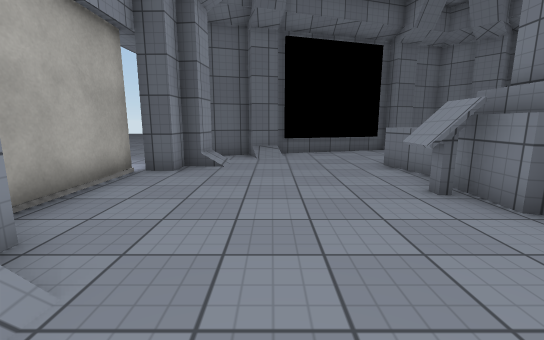
[1] (above)

16 first-person views from a walk through a scene from a Unity 3-D project. The camera is 1.3 m above the floor, tilts 10° down and sees 90° across. The floor is counted in squares, 1 m on a side. Each view is taken from the middle of a square. On the plan, view 1 faces up. The plan holds only what a view shows up to about 13 squares ahead; the rest is blank. The place goes on beyond the plan. The player is left out. Surface patterns are stand-ins for the level's own textures.

[2]
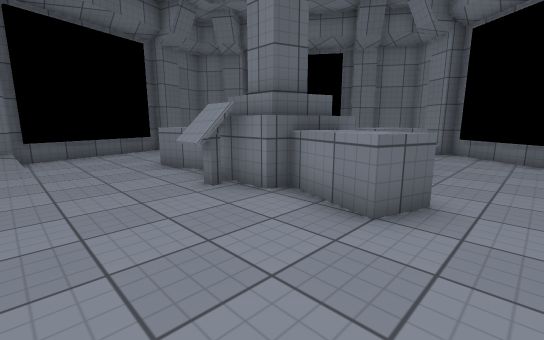

[3]
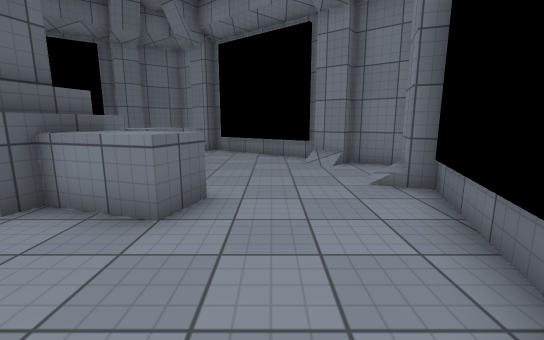

[4]
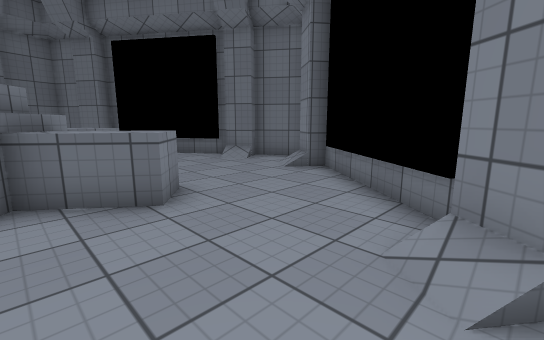

[5]
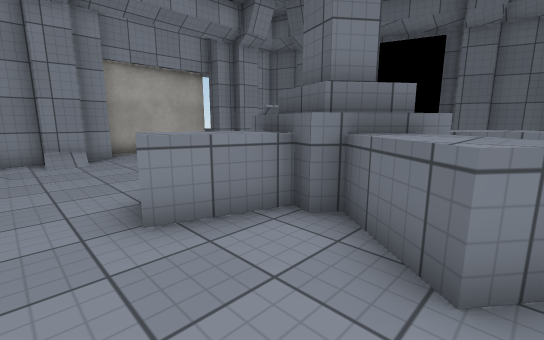

[6]
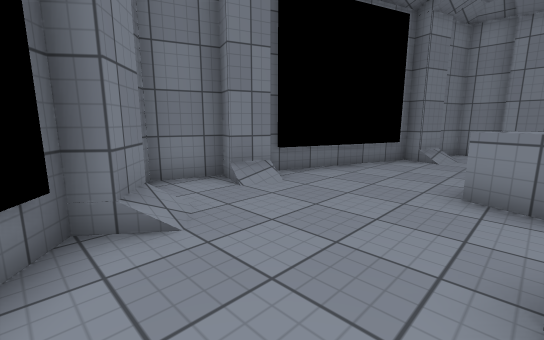

[7]
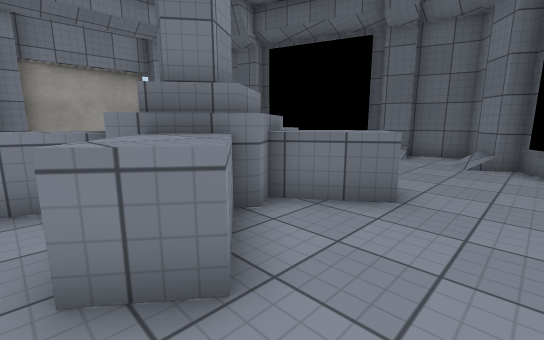

[8]
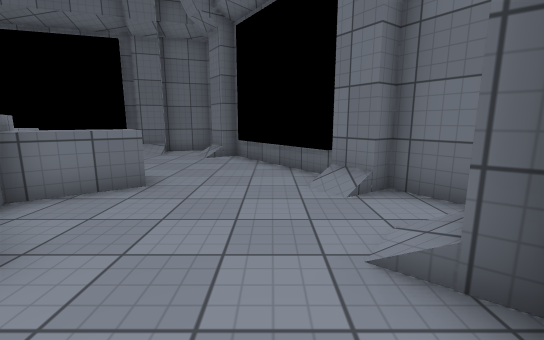

[9]
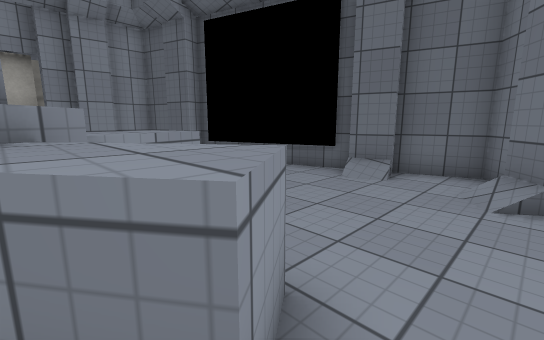

[10]
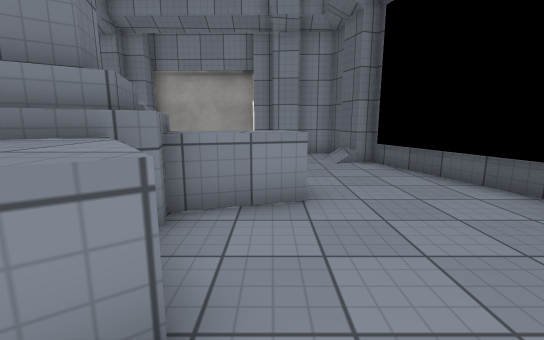

[11]
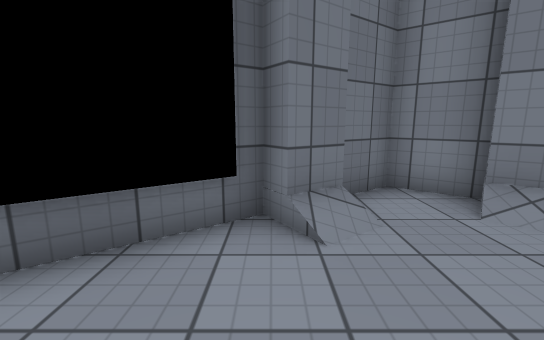

[12]
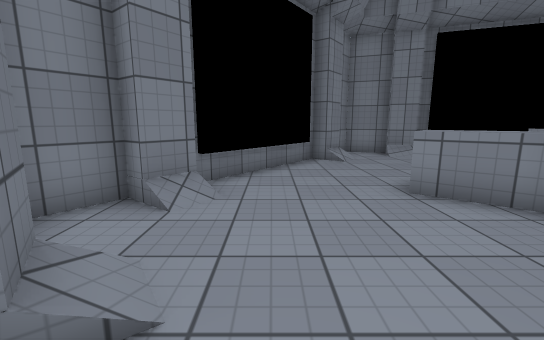

[13]
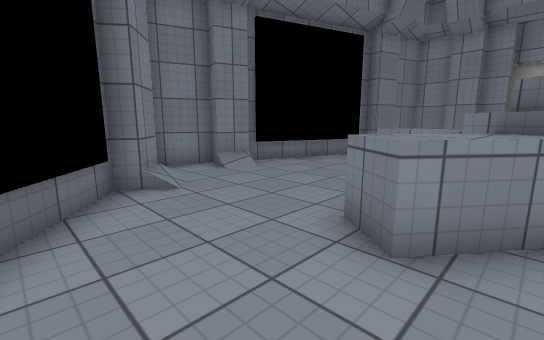

[14]
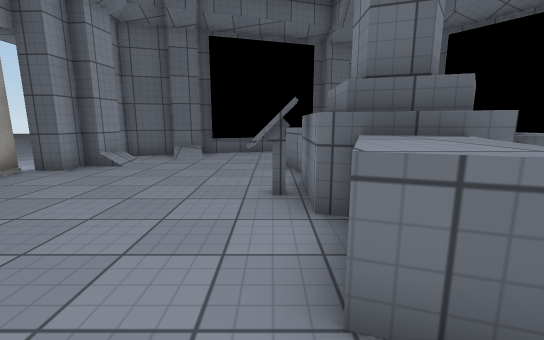

[15]
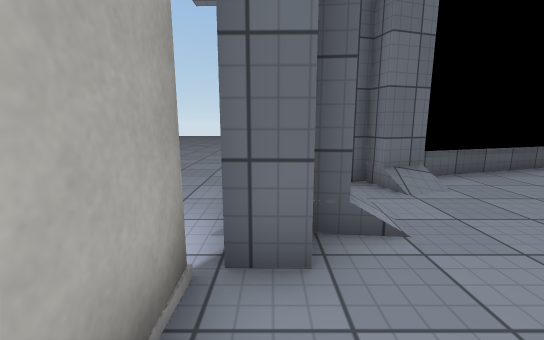

[16]
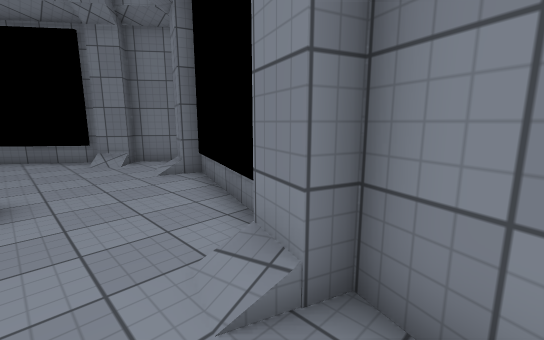

### Floor plan
Key: @ floor where view 1 was taken; # wall or solid block; . floor; / step, stairs or slope; = window, fence, low wall or low ledge; ^ raised ledge; O other object.
Columns run from 5 left of view 1 to 15 right of it. Each row starts with its distance up from view 1.
 14            ####
 13         ####..#
 12 ..   ####../..##
 11 ..####.........##
 10 ..#.............#
  9 ..##............##
  8 ..##.....^^......##
  7   .......^^.^^....#
  6  #.......^#^^^....##
  5  O......O###^......##
  4  O.......^#^^......#
  3  ##......^^.^^....##
  2   #/.....^^......##
  1   #/.....=.......#
  0   #..@..........##
 -1   ####.........##
 -2      ###......##
 -3        #####..#
 -4            ####

Where each view was taken, in squares from view 1:
view 1: 0 up, 0 right, facing up
view 2: 0 up, 0 right, facing up-right
view 3: 0 up, 0 right, facing right
view 4: 2 down, 6 right, facing up-right
view 5: 0 up, 8 right, facing up-left
view 6: 2 up, 10 right, facing down-left
view 7: 2 up, 10 right, facing up-left
view 8: 1 up, 11 right, facing up
view 9: 6 up, 9 right, facing up-left
view 10: 8 up, 9 right, facing left
view 11: 7 up, 9 right, facing right
view 12: 8 up, 11 right, facing down
view 13: 4 up, 11 right, facing down-left
view 14: 0 up, 3 right, facing up
view 15: 5 up, 3 left, facing up
view 16: 1 up, 2 left, facing down-right
